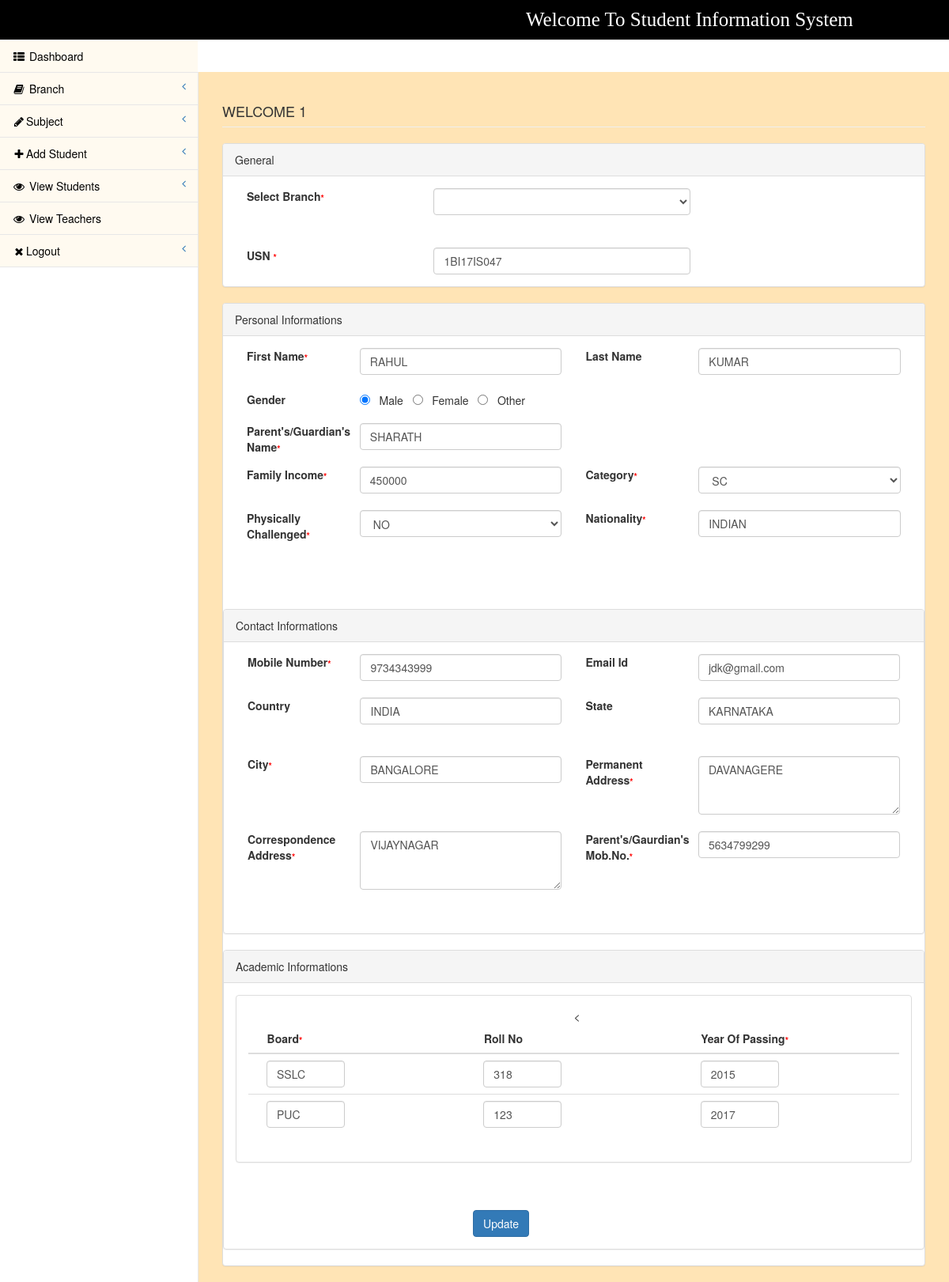
Screenshot of /pages/edit-std.php?id=1BI17IS047 (signed in) with the database file from the repository.
### tables this page shows
CREATE TABLE IF NOT EXISTS `personal` (
  `branch` varchar(250) NOT NULL,
  `usn` varchar(10) NOT NULL,
  `fname` varchar(250) NOT NULL,
  `lname` varchar(250) NOT NULL,
  `gender` varchar(50) NOT NULL,
  `pname` varchar(250) NOT NULL,
  `income` varchar(250) NOT NULL,
  `category` varchar(250) NOT NULL,
  `ph` varchar(250) NOT NULL,
  `nation` varchar(250) NOT NULL,
  `mobno` varchar(10) NOT NULL,
  `email` varchar(250) NOT NULL,
  `country` varchar(50) NOT NULL,
  `state` varchar(50) NOT NULL,
  `city` varchar(50) NOT NULL,
  `padd` text NOT NULL,
  `cadd` text NOT NULL,
  `pmob` varchar(10) NOT NULL,
  `board1` varchar(50) NOT NULL,
  `roll1` varchar(50) NOT NULL,
  `pyear1` varchar(50) NOT NULL,
  `board2` varchar(250) NOT NULL,
  `roll2` varchar(250) NOT NULL,
  `pyear2` varchar(250) NOT NULL,
  `id` int(10) NOT NULL AUTO_INCREMENT,
  PRIMARY KEY (`id`)
);

### config/DbFunction.php (called while the page is built, shortened)
<?php
class DbFunction{
function showBranch(){
	$db = Database::getInstance();
	$mysqli = $db->getConnection();
	$query = "SELECT * FROM tbl_branch ";
	$stmt= $mysqli->query($query);
	return $stmt;
}
function showBranch1($cid){
	$db = Database::getInstance();
	$mysqli = $db->getConnection();
	$query = "SELECT * FROM tbl_branch  where cid='".$cid."'";
	$stmt= $mysqli->query($query);
	return $stmt;
}
function showStudents1($id){
	$db = Database::getInstance();
	$mysqli = $db->getConnection();
	$query = "SELECT * FROM personal  where id='".$id."'";
	$stmt= $mysqli->query($query);
	return $stmt;
}
}
?>

### pages/edit-std.php (the view, shortened to what this page needs)
<?php
include('../config/DbFunction.php');
	$obj=new DbFunction();
	$id=$_GET['id'];
    $rs=$obj->showStudents1($id);
    $res=$rs->fetch_object();
	$c=$res->branch;
    $cname=$obj->showBranch1($c);
    $res1=$cname->fetch_object();
	$rs1=$obj->showBranch();
?>
<!DOCTYPE html>
<html lang="en">
<head>
<link href="../bower_components/bootstrap/dist/css/bootstrap.min.css"
	rel="stylesheet">
<link href="../bower_components/metisMenu/dist/metisMenu.min.css"
	rel="stylesheet">
<link href="../dist/css/sb-admin-2.css" rel="stylesheet">
<link href="../bower_components/font-awesome/css/font-awesome.min.css"
	rel="stylesheet" type="text/css">
</head>
<body>
	<form method="post" >
	<div id="wrapper">
	<?php include('leftbar.php');?>
	 </div>
	 <br><br>
		<div id="page-wrapper">
			<div class="row">
				<div class="col-lg-12">
					<h4 class="page-header"> <?php echo strtoupper("welcome"." ".htmlentities($_SESSION['login']));?></h4>
				</div>
			</div>
			<div class="row">
			<div class="col-lg-12">
			<div class="panel panel-default">
			<div class="panel-heading">General</div>
			<div class="panel-body">
			<div class="row">
			<div class="col-lg-10">
			<div class="form-group">
		    <div class="col-lg-4">
			<label>Select Branch<span id="" style="font-size:11px;color:red">*</span>	</label>
			</div>
			<div class="col-lg-6">
<select class="form-control" name="cshort"  onchange="showSub(this.value)" required="required" >
<option VALUE="<?php echo $res1->cid?>"><?php echo $res1->cshort?></option>
				<?php while($res2=$rs1->fetch_object()){?>
					 <option VALUE="<?php echo htmlentities($res2->cshort);?>"><?php echo htmlentities($res2->cshort)?></option>
                    <?php }?>   </select>
                                    </div>
										</div>
								<br><br>
                <div class="col-lg-4">
<br>
    <label>USN
    <span id="" style="font-size:11px;color:red">*</span></label>
		</div>
		<div class="col-lg-6">
<br>
 <input class="form-control" name="usn"  value="<?php echo htmlentities($res->usn);?>">
                </div>
                </div>
	<br><br>
				</div>
					</div>
							</div>
						</div>
					</div>
			<div class="row">
			<div class="col-lg-12">
			<div class="panel panel-default">
			<div class="panel-heading">Personal Informations</div>
			<div class="panel-body">
			<div class="row">
			<div class="col-lg-12">
			<div class="form-group">
		    <div class="col-lg-2">
			<label>First Name<span id="" style="font-size:11px;color:red">*</span>	</label>
			</div>
			<div class="col-lg-4">
			<input class="form-control" name="fname" required="required" value="<?php echo htmlentities($res->fname);?>">
			</div>
			 <div class="col-lg-2">
			<label>Last Name</label>
			</div>
			<div class="col-lg-4">
			<input class="form-control" name="lname" value="<?php echo htmlentities($res->lname);?>">
			</div>
			</div>
			<br><br>
		<div class="form-group">
            <div class="col-lg-2">
			<label>Gender</label>
			</div>
			<div class="col-lg-4">
			<?php
			if (strcasecmp($res->gender,"Male")==0){?>
		 <input type="radio" name="gender" id="male" value="Male" required="required" checked> &nbsp; Male &nbsp;
		 <?php }else{ ?>
		 <input type="radio" name="gender" id="male" value="Male" required="required"> &nbsp; Male &nbsp;
		 <?php }?>
		 <?php
			if (strcasecmp($res->gender,"female")==0){?>
		 <input type="radio" name="gender" id="female" value="female" checked> &nbsp; Female &nbsp;
		 <?php } else{?>
		 <input type="radio" name="gender" id="female" value="female"> &nbsp; Female &nbsp;
		 <?php }?>
		 <?php
			if (strcasecmp($res->gender,"other")==0){?>
		 <input type="radio" name="gender" id="other" value="other" checked> &nbsp; Other &nbsp;
		 <?php } else{?>
		 <input type="radio" name="gender" id="other" value="other"> &nbsp; Other &nbsp;
		 <?php }?>
			</div>	<br><br>
		     <div class="form-group">
			 <div class="col-lg-2">
			<label>Parent's/Guardian's Name<span id="" style="font-size:11px;color:red">*</span>	</label>
			</div>
			<div class="col-lg-4">
			<input class="form-control" name="pname" required="required" value="<?php echo htmlentities($res->pname);?>">
			</div>
                </div>
				<br><br>
		     <div class="form-group">
			 <div class="col-lg-2">
			<label>Family Income<span id="" style="font-size:11px;color:red">*</span></label>
			</div>
			<div class="col-lg-4">
			<input class="form-control"  type="income" name="income" required="required" value="<?php echo htmlentities($res->income);?>">
                </div>
			 <div class="col-lg-2">
			<label>Category<span id="" style="font-size:11px;color:red">*</span></label>
			</div>
			<div class="col-lg-4">
			<select class="form-control" name="category"  id="category" required="required" >
         <option value="<?php echo htmlentities($res->category);?>"><?php echo htmlentities($res->category);?></option>
       </select>
			</div>
			</div>
			<br><br>
		     <div class="form-group">
			 <div class="col-lg-2">
			<label>Physically Challenged<span id="" style="font-size:11px;color:red">*</span></label>
			</div>
			<div class="col-lg-4">
			<select class="form-control" name="ph"  id="ph"required="required" >
        <option VALUE="<?php echo htmlentities($res->ph);?>"><?php echo htmlentities($res->ph);?></option>
       </select>
			</div>
			 <div class="col-lg-2">
			<label>Nationality<span id="" style="font-size:11px;color:red">*</span></label>
			</div>
			<div class="col-lg-4">
			<input class="form-control" name="nation" value="<?php echo htmlentities($res->nation);?>">
			</div>
			</div>
			<br><br>
			</div>
			<br><br>
		</div>
      	</div>
		</div>
		<div class="row">
			<div class="col-lg-12">
			<div class="panel panel-default">
			<div class="panel-heading">Contact Informations</div>
			<div class="panel-body">
			<div class="row">
			<div class="col-lg-12">
			<div class="form-group">
		    <div class="col-lg-2">
			<label>Mobile Number<span id="" style="font-size:11px;color:red">*</span>	</label>
			</div>
			<div class="col-lg-4">
			<input class="form-control" type="number" name="mobno" required="required" maxlength="10"
                   value="<?php echo htmlentities($res->mobno);?>">
			</div>
			 <div class="col-lg-2">
			<label>Email Id</label>
			</div>
			<div class="col-lg-4">
			<input class="form-control"  type="email" name="email" value="<?php echo htmlentities($res->email);?>">
			</div>
			</div>
			<br><br>
                 <div class="col-lg-2">
			<label>Country</label>
			</div>
			<div class="col-lg-4">
			<input class="form-control"  type="country" name="country" value="<?php echo htmlentities($res->country);?>">
			</div>
            <div class="col-lg-2">
			<label>State</label>
			</div>
			<div class="col-lg-4">
			<input class="form-control"  type="state" name="state" value="<?php echo htmlentities($res->state);?>">
                </div>
			</div>
                </div>
	<br><br>
		     <div class="form-group">
			 <div class="col-lg-2">
			<label>City<span id="" style="font-size:11px;color:red">*</span>	</label>
			</div>
			<div class="col-lg-4">
			<input class="form-control"  type="city" name="city" value="<?php echo htmlentities($res->city);?>">
                </div>
			 <div class="col-lg-2">
			<label>Permanent Address<span id="" style="font-size:11px;color:red">*</span></label>
			</div>
			<div class="col-lg-4">
			<textarea class="form-control" rows="3" name="padd" value="<?php echo htmlentities($res->padd);?>"><?php echo htmlentities($res->padd);?></textarea>
			</div>
			</div>
			<br><br>
			<br><br>
		     <div class="form-group">
			 <div class="col-lg-2">
			<label>Correspondence Address<span id="" style="font-size:11px;color:red">*</span>
			</div>
			<div class="col-lg-4">
      <textarea class="form-control" rows="3" name="cadd"  value="<?php echo htmlentities($res->cadd);?>"><?php echo htmlentities($res->cadd);?></textarea>
			</div>
			 <div class="col-lg-2">
			<label>Parent's/Gaurdian's Mob.No.<span id="" style="font-size:11px;color:red">*</span></label>
			</div>
			<div class="col-lg-4">
                <input class="form-control" type="pmob" name="pmob" maxlength="10" value="<?php echo htmlentities($res->pmob);?>">
			</div>
			</div>
			<br><br>
			</div>
			<br><br>
		</div>
      	</div>
		</div>
        <div class="row">
			<div class="col-lg-12">
			<div class="panel panel-default">
			<div class="panel-heading">Academic Informations</div>
			<div class="panel-body">
			<div class="row">
			<div class="col-lg-12">
			<div class="form-group">
		    <div class="panel panel-default">
                        <div class="panel-body">
                            <div class="table-responsive">
                                <table class="table">
                                    <thead>
                                        <tr>
                                         <div class="col-lg-6">
			<th>&nbsp;&nbsp;&nbsp;&nbsp;Board<span id="" style="font-size:11px;color:red">*</span>	</label></th>
			</div>
            <div class="col-lg-6">
			<th>&nbsp;&nbsp;&nbsp;&nbsp;Roll No</th>
			</div>
              <div class="col-lg-6">
			 <th>&nbsp;&nbsp;&nbsp;&nbsp;Year Of Passing<span id="" style="font-size:11px;color:red">*</span></th>
			</div>  <
            </tr>
                                    </thead>
                                    <tbody>
                                        <tr>
                  <td><div class="col-lg-6">
				  <input class="form-control" type="text" name="board1" value="<?php echo htmlentities($res->board1);?>">
				  </div></td>
                  <td><div class="col-lg-6">
			<input class="form-control" type="text" name="roll1" value="<?php echo htmlentities($res->roll1);?>">
			</div></td>
            <td><div class="col-lg-6">
			<input class="form-control"  type="text" name="pyear1" value="<?php echo htmlentities($res->pyear1);?>">
			</div></td>
                  </tr>
              <tr>
                  <td><div class="col-lg-6">
				  <input class="form-control" type="text" name="board2" value="<?php echo htmlentities($res->board2);?>">
				  </div></td>
                  <td><div class="col-lg-6">
			<input class="form-control" type="text" name="roll2" value="<?php echo htmlentities($res->roll2);?>">
			</div></td>
            <td><div class="col-lg-6">
			<input class="form-control"  type="text" name="pyear2" value="<?php echo htmlentities($res->pyear2);?>">
			</div></td>
                  </tr>
                </tbody>
                </table></div></div>
                            </div>
            <div class="form-group">
	<div class="col-lg-4">
	</div>
	<div class="col-lg-6"><br><br>
	<input type="submit" class="btn btn-primary" name="submit" value="Update"></button>
	</div>
	</div>
</body>
</html>

### pages/leftbar.php (shortened to what this page needs)
<nav class="navbar navbar-default navbar-static-top" role="navigation"
style="margin-bottom: 0; background-color:black">
<div class="navbar-header">
	<a class="navbar-brand" href="index.html" style="margin-left: 650px; font-size: 25px; font-family:serif; color:white">Welcome To Student Information System</a>
</div>
			 <div class="navbar-default sidebar" role="navigation">
             <div class="sidebar-nav navbar-collapse">
                 <ul class="nav" id="side-menu">
                     <li>
                <a href="dashboard.php"><i class="fa fa-th-list fa-fw" style="color:black;"></i> <font color="black">Dashboard</font> </a>
                     </li>
                     <li>
                         <a href="#"><i class="fa fa-book fa-fw" style="color:black;"></i><font color="black"> Branch </font><span class="fa arrow"></span></a>
                         </li>
              <li>
                  <a href="#"><i class="fa fa-pencil fa-fw" style="color:black;" style="color:black;"></i><font color="black">Subject </font><span class="fa arrow"></span></a>
                     </li>
                <li>
                    <a href="#"><i class="fa fa-plus fa-fw" style="color:black;"></i><font color="black">Add Student</font><span class="fa arrow"></span></a>
               </li>
                <li>
                    <a href="#"><i class="fa fa-eye fa-fw" style="color:black;"></i><font color="black"> View Students </font><span class="fa arrow"></span></a>
               </li>
                      <li>
                    <a href="view-teachers.php"><i class="fa fa-eye fa-fw" style="color:black;"></i><font color="black"> View Teachers </font></a>
                     </li>
                <li>
                    <a href="logout.php"><i class="fa fa-remove fa-fw" style="color:black;"></i><font color="black">Logout</font><span class="fa arrow"></span></a>
               </li>
               </ul>
             </div>
         </div>
     </nav>

### rows the page displays
personal: usn "1BI17IS047", fname "RAHUL", lname "KUMAR", pname "SHARATH", income "450000", category "SC", ph "NO", nation "INDIAN", mobno "9734343999", email "jdk@gmail.com", country "INDIA", state "KARNATAKA", city "BANGALORE", padd "DAVANAGERE", cadd "VIJAYNAGAR", pmob "5634799299", board1 "SSLC", roll1 "318", pyear1 "2015", board2 "PUC", roll2 "123", pyear2 "2017"
